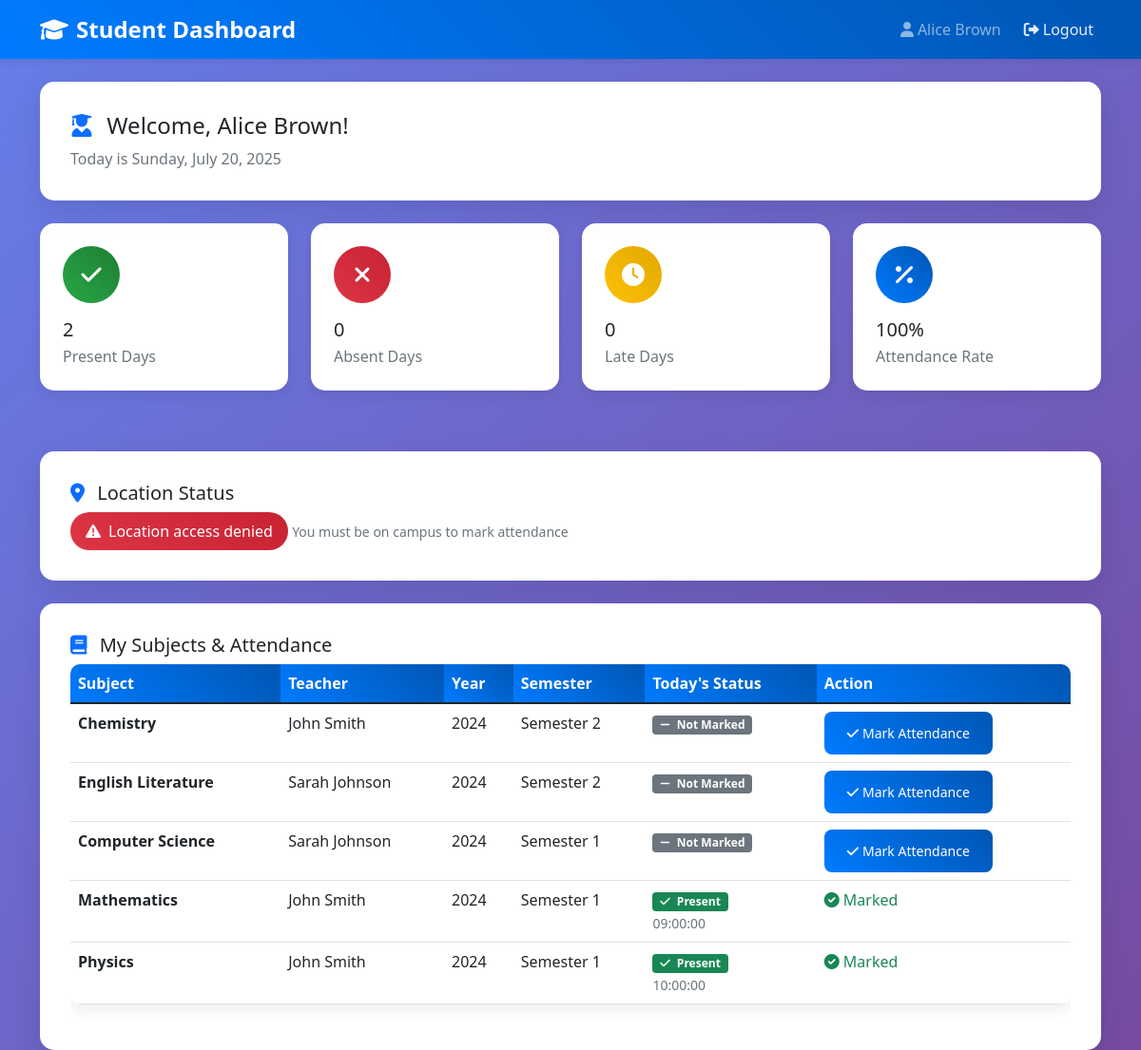
/student/dashboard.php (signed in), run on the app's committed database.
### tables this page shows
CREATE TABLE IF NOT EXISTS `subjects` (
    `id` INT(11) NOT NULL AUTO_INCREMENT,
    `subject_name` VARCHAR(100) NOT NULL,
    `teacher_id` INT(11) NULL,
    `year` INT(4) NOT NULL,
    `semester` INT(1) NOT NULL,
    `created_at` TIMESTAMP DEFAULT CURRENT_TIMESTAMP,
    PRIMARY KEY (`id`),
    FOREIGN KEY (`teacher_id`) REFERENCES `users`(`id`) ON DELETE CASCADE
);

CREATE TABLE IF NOT EXISTS `users` (
    `id` INT(11) NOT NULL AUTO_INCREMENT,
    `username` VARCHAR(50) NOT NULL UNIQUE,
    `email` VARCHAR(100) NOT NULL UNIQUE,
    `password` VARCHAR(255) NOT NULL,
    `role` ENUM('student', 'teacher', 'admin') NOT NULL,
    `full_name` VARCHAR(100) NOT NULL,
    `mobile` VARCHAR(15) NULL,
    `is_verified` BOOLEAN DEFAULT FALSE,
    `created_at` TIMESTAMP DEFAULT CURRENT_TIMESTAMP,
    PRIMARY KEY (`id`)
);

CREATE TABLE IF NOT EXISTS `attendance` (
    `id` INT(11) NOT NULL AUTO_INCREMENT,
    `student_id` INT(11) NOT NULL,
    `subject_id` INT(11) NOT NULL,
    `date` DATE NOT NULL,
    `time_in` TIME NULL,
    `time_out` TIME NULL,
    `latitude` DECIMAL(10,8) NULL,
    `longitude` DECIMAL(11,8) NULL,
    `status` ENUM('present', 'absent', 'late') DEFAULT 'present',
    `created_at` TIMESTAMP DEFAULT CURRENT_TIMESTAMP,
    PRIMARY KEY (`id`),
    FOREIGN KEY (`student_id`) REFERENCES `users`(`id`) ON DELETE CASCADE,
    FOREIGN KEY (`subject_id`) REFERENCES `subjects`(`id`) ON DELETE CASCADE
);

### student/dashboard.php (the view, shortened to what this page needs)
<?php
require_once '../php/config.php';
$user_id = $_SESSION['user_id'];
$subjects_sql = "SELECT s.*, u.full_name as teacher_name
                 FROM subjects s
                 JOIN users u ON s.teacher_id = u.id
                 ORDER BY s.year DESC, s.semester DESC, s.subject_name";
$subjects_result = $conn->query($subjects_sql);
$today = date('Y-m-d');
$attendance_sql = "SELECT a.*, s.subject_name
                   FROM attendance a
                   JOIN subjects s ON a.subject_id = s.id
                   WHERE a.student_id = ? AND a.date = ?";
$attendance_stmt = $conn->prepare($attendance_sql);
$attendance_stmt->bind_param("is", $user_id, $today);
$attendance_stmt->execute();
$attendance_result = $attendance_stmt->get_result();
$today_attendance = [];
while ($row = $attendance_result->fetch_assoc()) {
    $today_attendance[$row['subject_id']] = $row;
}
$stats_sql = "SELECT
                COUNT(*) as total_days,
                SUM(CASE WHEN status = 'present' THEN 1 ELSE 0 END) as present_days,
                SUM(CASE WHEN status = 'absent' THEN 1 ELSE 0 END) as absent_days,
                SUM(CASE WHEN status = 'late' THEN 1 ELSE 0 END) as late_days
              FROM attendance
              WHERE student_id = ?";
$stats_stmt = $conn->prepare($stats_sql);
$stats_stmt->bind_param("i", $user_id);
$stats_stmt->execute();
$stats_result = $stats_stmt->get_result();
$stats = $stats_result->fetch_assoc();
$total_days = $stats['total_days'] ?: 0;
$present_days = $stats['present_days'] ?: 0;
$absent_days = $stats['absent_days'] ?: 0;
$late_days = $stats['late_days'] ?: 0;
$attendance_percentage = $total_days > 0 ? round(($present_days / $total_days) * 100, 2) : 0;
?>
<!DOCTYPE html>
<html lang="en">
<head>
    <link href="https://cdn.jsdelivr.net/npm/bootstrap@5.1.3/dist/css/bootstrap.min.css" rel="stylesheet">
    <link href="https://cdnjs.cloudflare.com/ajax/libs/font-awesome/6.0.0/css/all.min.css" rel="stylesheet">
    <link href="../css/style.css" rel="stylesheet">
</head>
<body>
    <nav class="navbar navbar-expand-lg navbar-dark">
        <div class="container">
            <a class="navbar-brand" href="#">
                <i class="fas fa-graduation-cap me-2"></i>Student Dashboard
            </a>
            <div class="navbar-nav ms-auto">
                <span class="navbar-text me-3">
                    <i class="fas fa-user me-1"></i><?php echo $_SESSION['full_name']; ?>
                </span>
                <a class="nav-link" href="../logout.php">
                    <i class="fas fa-sign-out-alt me-1"></i>Logout
                </a>
            </div>
        </div>
    </nav>
    <div class="container mt-4">
        <div class="row mb-4">
            <div class="col-12">
                <div class="card">
                    <div class="card-body">
                        <h4 class="card-title">
                            <i class="fas fa-user-graduate me-2 text-primary"></i>
                            Welcome, <?php echo $_SESSION['full_name']; ?>!
                        </h4>
                        <p class="card-text text-muted">Today is <?php echo date('l, F j, Y'); ?></p>
                    </div>
                </div>
            </div>
        </div>
        <div class="row mb-4">
            <div class="col-md-3 mb-3">
                <div class="dashboard-card">
                    <div class="dashboard-icon success">
                        <i class="fas fa-check"></i>
                    </div>
                    <h5 class="mb-1"><?php echo $present_days; ?></h5>
                    <p class="text-muted mb-0">Present Days</p>
                </div>
            </div>
            <div class="col-md-3 mb-3">
                <div class="dashboard-card">
                    <div class="dashboard-icon danger">
                        <i class="fas fa-times"></i>
                    </div>
                    <h5 class="mb-1"><?php echo $absent_days; ?></h5>
                    <p class="text-muted mb-0">Absent Days</p>
                </div>
            </div>
            <div class="col-md-3 mb-3">
                <div class="dashboard-card">
                    <div class="dashboard-icon warning">
                        <i class="fas fa-clock"></i>
                    </div>
                    <h5 class="mb-1"><?php echo $late_days; ?></h5>
                    <p class="text-muted mb-0">Late Days</p>
                </div>
            </div>
            <div class="col-md-3 mb-3">
                <div class="dashboard-card">
                    <div class="dashboard-icon primary">
                        <i class="fas fa-percentage"></i>
                    </div>
                    <h5 class="mb-1"><?php echo $attendance_percentage; ?>%</h5>
                    <p class="text-muted mb-0">Attendance Rate</p>
                </div>
            </div>
        </div>
        <div class="row mb-4">
            <div class="col-12">
                <div class="card">
                    <div class="card-body">
                        <h5 class="card-title">
                            <i class="fas fa-map-marker-alt me-2 text-primary"></i>
                            Location Status
                        </h5>
                        <div id="locationStatus" class="location-status outside">
                        </div>
                        <small class="text-muted">You must be on campus to mark attendance</small>
                    </div>
                </div>
            </div>
        </div>
        <div class="row">
            <div class="col-12">
                <div class="card">
                    <div class="card-body">
                        <h5 class="card-title">
                            <i class="fas fa-book me-2 text-primary"></i>
                            My Subjects & Attendance
                        </h5>
                        <?php if ($subjects_result->num_rows > 0): ?>
                            <div class="table-responsive">
                                <table class="table table-hover">
                                    <thead>
                                        <tr>
                                            <th>Subject</th>
                                            <th>Teacher</th>
                                            <th>Year</th>
                                            <th>Semester</th>
                                            <th>Today's Status</th>
                                            <th>Action</th>
                                        </tr>
                                    </thead>
                                    <tbody>
                                        <?php while ($subject = $subjects_result->fetch_assoc()): ?>
                                            <tr>
                                                <td>
                                                    <strong><?php echo htmlspecialchars($subject['subject_name']); ?></strong>
                                                </td>
                                                <td><?php echo htmlspecialchars($subject['teacher_name']); ?></td>
                                                <td><?php echo $subject['year']; ?></td>
                                                <td>Semester <?php echo $subject['semester']; ?></td>
                                                <td>
                                                    <?php if (isset($today_attendance[$subject['id']])): ?>
                                                        <?php
                                                        $status = $today_attendance[$subject['id']]['status'];
                                                        $status_class = $status === 'present' ? 'success' : ($status === 'late' ? 'warning' : 'danger');
                                                        $status_icon = $status === 'present' ? 'check' : ($status === 'late' ? 'clock' : 'times');
                                                        ?>
                                                        <span class="badge bg-<?php echo $status_class; ?>">
                                                            <i class="fas fa-<?php echo $status_icon; ?> me-1"></i>
                                                            <?php echo ucfirst($status); ?>
                                                        </span>
                                                        <br>
                                                        <small class="text-muted">
                                                            <?php echo $today_attendance[$subject['id']]['time_in']; ?>
                                                        </small>
                                                    <?php else: ?>
                                                        <span class="badge bg-secondary">
                                                            <i class="fas fa-minus me-1"></i>
                                                            Not Marked
                                                        </span>
                                                    <?php endif; ?>
                                                </td>
                                                <td>
                                                    <?php if (!isset($today_attendance[$subject['id']])): ?>
                                                        <button class="btn btn-primary btn-sm mark-attendance"
                                                                data-subject-id="<?php echo $subject['id']; ?>"
                                                                data-subject-name="<?php echo htmlspecialchars($subject['subject_name']); ?>">
                                                            <i class="fas fa-check me-1"></i>Mark Attendance
                                                        </button>
                                                    <?php else: ?>
                                                        <span class="text-success">
                                                            <i class="fas fa-check-circle me-1"></i>Marked
                                                        </span>
                                                    <?php endif; ?>
                                                </td>
                                            </tr>
                                        <?php endwhile; ?>
                                    </tbody>
                                </table>
                            </div>
                        <?php endif; ?>
                    </div>
                </div>
            </div>
        </div>
    </div>
</body>
</html>

### css/style.css (style rules this page uses)
:root { --primary-color: #007bff; --secondary-color: #6c757d; --success-color: #28a745; --danger-color: #dc3545; --warning-color: #ffc107; --info-color: #17a2b8; --light-color: #f8f9fa; --dark-color: #343a40; }
body { font-family: 'Segoe UI', Tahoma, Geneva, Verdana, sans-serif; background: linear-gradient(135deg, #667eea 0%, #764ba2 100%); min-height: 100vh; }
.card { border-radius: 15px; box-shadow: 0 10px 30px rgba(0, 0, 0, 0.1); border: none; }
.card-body { padding: 2rem; }
.btn { border-radius: 8px; font-weight: 500; padding: 0.75rem 1.5rem; transition: all 0.3s ease; }
.btn-primary { background: linear-gradient(45deg, #007bff, #0056b3); border: none; }
.dashboard-card { background: white; border-radius: 15px; padding: 1.5rem; margin-bottom: 1.5rem; box-shadow: 0 5px 15px rgba(0, 0, 0, 0.08); transition: transform 0.3s ease; }
.dashboard-icon { width: 60px; height: 60px; border-radius: 50%; display: flex; align-items: center; justify-content: center; font-size: 1.5rem; margin-bottom: 1rem; }
.dashboard-icon.primary { background: linear-gradient(45deg, #007bff, #0056b3); color: white; }
.dashboard-icon.success { background: linear-gradient(45deg, #28a745, #1e7e34); color: white; }
.dashboard-icon.warning { background: linear-gradient(45deg, #ffc107, #e0a800); color: white; }
.dashboard-icon.danger { background: linear-gradient(45deg, #dc3545, #c82333); color: white; }
.navbar { background: linear-gradient(45deg, #007bff, #0056b3); box-shadow: 0 2px 10px rgba(0, 0, 0, 0.1); }
.navbar-brand { font-weight: bold; font-size: 1.5rem; }
.nav-link { color: rgba(255, 255, 255, 0.9) !important; font-weight: 500; transition: all 0.3s ease; }
.table { border-radius: 10px; overflow: hidden; box-shadow: 0 5px 15px rgba(0, 0, 0, 0.08); }
.table thead th { background: linear-gradient(45deg, #007bff, #0056b3); color: white; border: none; font-weight: 600; }
.location-status { padding: 0.5rem 1rem; border-radius: 20px; font-weight: 500; display: inline-block; }
.location-status.outside { background: linear-gradient(45deg, #dc3545, #c82333); color: white; }

### data on the page
subjects: subject_name "Chemistry", teacher.full_name "John Smith", year "2024", semester "2", shows "Not Marked"
subjects: subject_name "English Literature", teacher.full_name "Sarah Johnson", year "2024", semester "2", shows "Not Marked"
subjects: subject_name "Computer Science", teacher.full_name "Sarah Johnson", year "2024", semester "1", shows "Not Marked"
subjects: subject_name "Mathematics", teacher.full_name "John Smith", year "2024", semester "1", id.status "Present", id.time_in "09:00:00", shows "Marked"
subjects: subject_name "Physics", teacher.full_name "John Smith", year "2024", semester "1", id.status "Present", id.time_in "10:00:00", shows "Marked"

### other printed values
$_SESSION['full_name'] "Alice Brown"
$present_days "2"
$absent_days "0"
$late_days "0"
$attendance_percentage "100"
